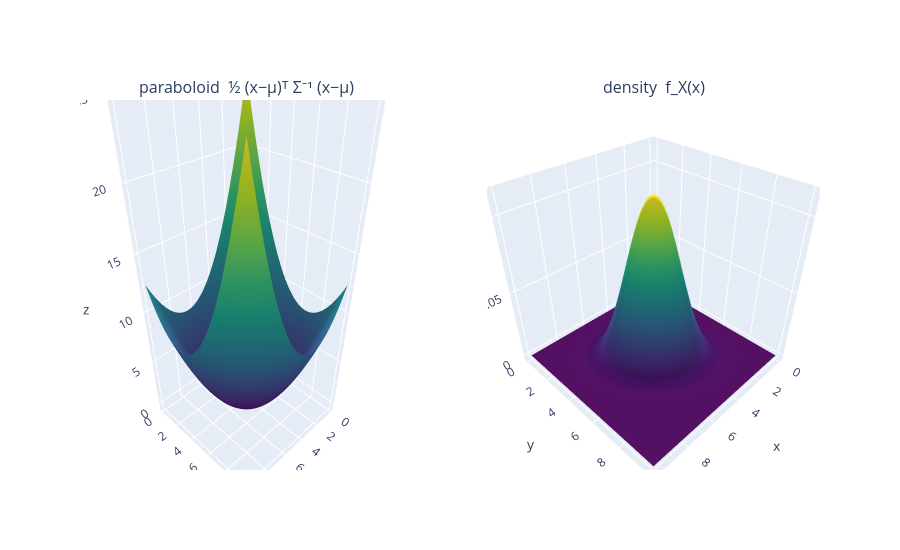

Notebook code cell kept with this figure:
### Markdown cell above
### Prediction (write this *before* running)

- Eigenvalues of $\Sigma$: ___; of $\Sigma^{-1}$: ___.
- Along which direction is the paraboloid flattest?

*(fill in)*

### Code cell
Sigma = np.array([[1.5, -0.5], [-0.5, 1.5]])
mu = np.array([5.0, 5.0])
P = np.linalg.inv(Sigma)                         # precision matrix

def paraboloid_and_density(X1, X2):
    D1, D2 = X1 - mu[0], X2 - mu[1]
    Z = 0.5 * (P[0, 0] * D1**2 + 2 * P[0, 1] * D1 * D2 + P[1, 1] * D2**2)
    f = np.exp(-Z) / (2 * np.pi * np.sqrt(np.linalg.det(Sigma)))
    return Z, f

g = np.linspace(0, 10, 101)
X1, X2 = np.meshgrid(g, g)
Z, f = paraboloid_and_density(X1, X2)

fig = make_subplots(rows=1, cols=2, specs=[[{"type": "scene"}, {"type": "scene"}]],
                    subplot_titles=["paraboloid  ½ (x-μ)ᵀ Σ⁻¹ (x-μ)", "density  f_X(x)"])
fig.add_trace(go.Surface(x=X1, y=X2, z=Z, colorscale="Viridis", showscale=False), row=1, col=1)
fig.add_trace(go.Surface(x=X1, y=X2, z=f, colorscale="Viridis", showscale=False), row=1, col=2)
fig.update_layout(height=550)
fig.show()

### Figure 1 — Plotly figure (JSON) as saved in the notebook; plotly's stock layout.template omitted (floating-point values rounded to 4 significant figures; data arrays with more than 128 entries replaced by an {"elided": "..."} marker saying what was removed)
{"data": [{"colorscale": [[0, "#440154"], [0.1111, "#482878"], [0.2222, "#3e4989"], [0.3333, "#31688e"], [0.4444, "#26828e"], [0.5556, "#1f9e89"], [0.6667, "#35b779"], [0.7778, "#6ece58"], [0.8889, "#b5de2b"], [1, "#fde725"]], "scene": "scene", "showscale": false, "type": "surface", "x": {"elided": "101x101 float values"}, "y": {"elided": "101x101 float values"}, "z": {"elided": "101x101 float values"}}, {"colorscale": [[0, "#440154"], [0.1111, "#482878"], [0.2222, "#3e4989"], [0.3333, "#31688e"], [0.4444, "#26828e"], [0.5556, "#1f9e89"], [0.6667, "#35b779"], [0.7778, "#6ece58"], [0.8889, "#b5de2b"], [1, "#fde725"]], "scene": "scene2", "showscale": false, "type": "surface", "x": {"elided": "101x101 float values"}, "y": {"elided": "101x101 float values"}, "z": {"elided": "101x101 float values"}}], "layout": {"annotations": [{"font": {"size": 16}, "showarrow": false, "text": "paraboloid  ½ (x−μ)ᵀ Σ⁻¹ (x−μ)", "x": 0.225, "xanchor": "center", "xref": "paper", "y": 1, "yanchor": "bottom", "yref": "paper"}, {"font": {"size": 16}, "showarrow": false, "text": "density  f_X(x)", "x": 0.775, "xanchor": "center", "xref": "paper", "y": 1, "yanchor": "bottom", "yref": "paper"}], "height": 550, "scene": {"domain": {"x": [0, 0.45], "y": [0, 1]}}, "scene2": {"domain": {"x": [0.55, 1], "y": [0, 1]}}}}
